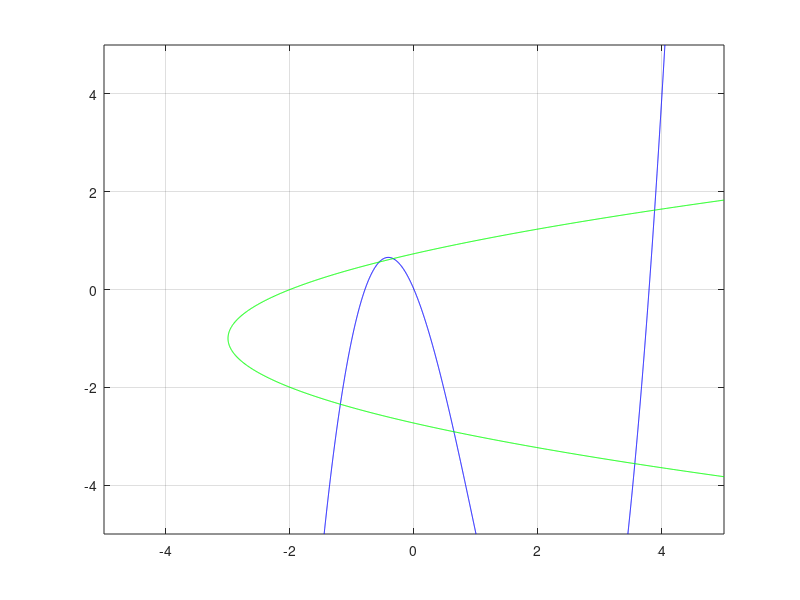

This figure's MATLAB source: (Note: this script raises an error after producing the figure.)
%{
    Dado el siguiente SENL

    x = g1(x,y) = (y - x^3 + 3x^2 + 3x)/7
    y = g2(x,y) = (y^2 + 2y - x -2)/2
    
%}

%% a) Intente hallar las soluciones con PuntoFijo.m
%Grafico para ver como interactuan las graficas
x = -5:1/100:5;
y = x;
[X, Y] = meshgrid(x,y);
G11 = @(x,y) (y-x.^3 + 3*x.^2 + 3*x)/7;
G22 = @(x,y) (y.^2 + 2*y - x - 2)/2;
Z1 = G11(X,Y);
Z2 = G22(X,Y);
contour(X,Y,Z1,[0 0], 'b'), hold on,
contour(X,Y,Z2,[0 0],'g'), grid on, hold on,
%Puntos cercanos a los cortes entre curvas son:
% (-1 -2), (0,1), (1 -3), (3,-4) (4,2)
% G22 es un archivo externo .m
p0 = [4 2];
tol = 1e-5;
itmax = 50;
[Pk,iter] = PuntoFijo('G22',p0,tol,itmax);

%{
Recordemos que [Pk,iter] = PuntoFijo(Fnom,P0,tol,itmax) donde
 - Fnom: (string) función m-file que definen las  generarices (o
   funciones que definen a las generatrices)
 - P0: estimación inicial como vector fila (x_0,y_0)
 - tol: tolerancia
 - itmax: número iteraciones máximas
%}